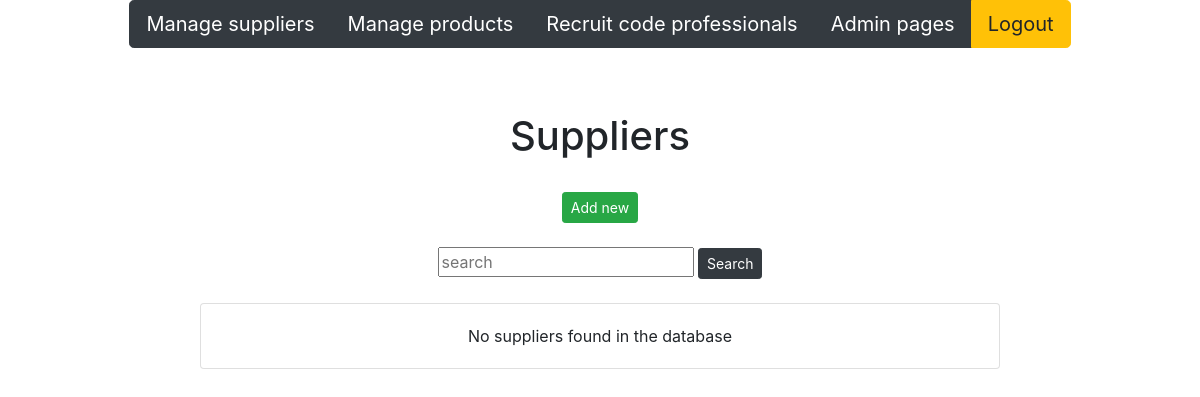
Page /suppliers/ on the earlier database version.
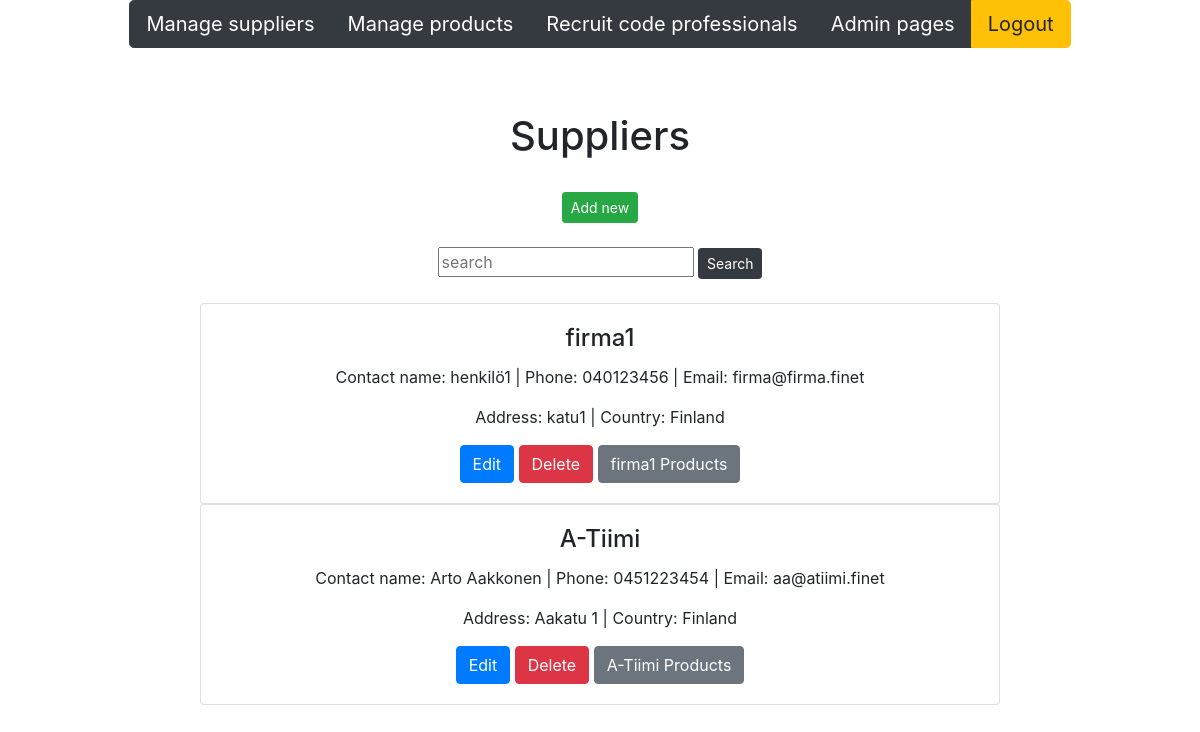
Same page on the later database version.
### app/models.py (models this page shows, shortened)
class Supplier(models.Model):
    companyname = models.CharField(max_length = 50, default="firma")
    contactname = models.CharField(max_length = 50, default="firma")
    address = models.CharField(max_length = 100, default="firma")
    phone = models.CharField(max_length = 20, default="firma")
    email = models.CharField(max_length = 50, default="firma")
    country = models.CharField(max_length = 50, default="firma")

### app/views.py (the view)
# urls.py: path('suppliers/', supplierlistview),
def supplierlistview(request):
    supplierlist = Supplier.objects.all()
    context = {'suppliers': supplierlist}
    return render (request,"supplierlist.html",context)

### app/templates/supplierlist.html (shortened to what this page needs)
{% extends 'index.html' %}
{% block content %}
<br>
<br>
<h1>Suppliers</h1>
<br>
<button id="add-btn" class="btn btn-success btn-sm" onclick="showaddform()">Add new</button>
<br>
<br>
<form method="post" action="/search-suppliers/">
    <input class="card-text" class="card-text" type="text" placeholder="search" name="search">
    <input type="submit" value="Search" class="btn btn-dark btn-sm" name="">
</form>
<br>
{% for s in suppliers %}
<div class="card" style="width:50rem;">
    <div class="card-body">
        <h4 class="card-title">{{s.companyname}}</h4>
        <p class="card-text">Contact name: {{s.contactname}} | Phone: {{s.phone}} | Email: {{s.email}} </p>
        <p class="card-text">Address: {{s.address}} | Country: {{s.country}}</p>
        <a href="/edit-supplier-get/{{s.id}}/" class="btn btn-primary">Edit</a>
        <a href="/confirm-delete-supplier/{{s.id}}/" class="btn btn-danger">Delete</a>
        <a href="/products-by-supplier/{{s.id}}/" class="btn btn-secondary">{{s.companyname}} Products</a>
    </div>
</div>
{% empty %}
<div class="card" style="width: 50rem;">
    <div class="card-body">
        <p class="card-text">No suppliers found in the database </p>
    </div>
</div>
{% endfor %}
{% endblock %}

### app/templates/index.html (shortened to what this page needs)
<!DOCTYPE html>
<html>
    <head>
        <link rel="stylesheet" href="https://stackpath.bootstrapcdn.com/bootstrap/4.5.0/css/bootstrap.min.css"
>
        <link rel="stylesheet" href="https://cdnjs.cloudflare.com/ajax/libs/font-awesome/5.11.2/css/all.min.css">
    </head>
    <body>
        <div class="container">
            <center>
                <div class="btn-group" role="group">
                    <a class="btn btn-dark btn-lg " href="/suppliers">Manage suppliers</a>
                    <a class="btn btn-dark btn-lg" href="/products">Manage products</a>
                    <a class="btn btn-dark btn-lg" href="http://careeria.fi">Recruit code professionals</a>
                    <a class="btn btn-dark btn-lg" href="/admin">Admin pages</a>
                    <a class="btn btn-warning btn-lg">Logout</a>
                </div>
                {% block content %}
                {% endblock %}
            </center>
        </div>
    </body>
</html>

Differences in the rows shown:
added Supplier: companyname "firma1", contactname "henkilö1", phone "040123456", email "firma@firma.finet", address "katu1", country "Finland"
added Supplier: companyname "A-Tiimi", contactname "Arto Aakkonen", phone "0451223454", email "aa@atiimi.finet", address "Aakatu 1", country "Finland"
Other differences:
text no longer shown: "No suppliers found in the database"
